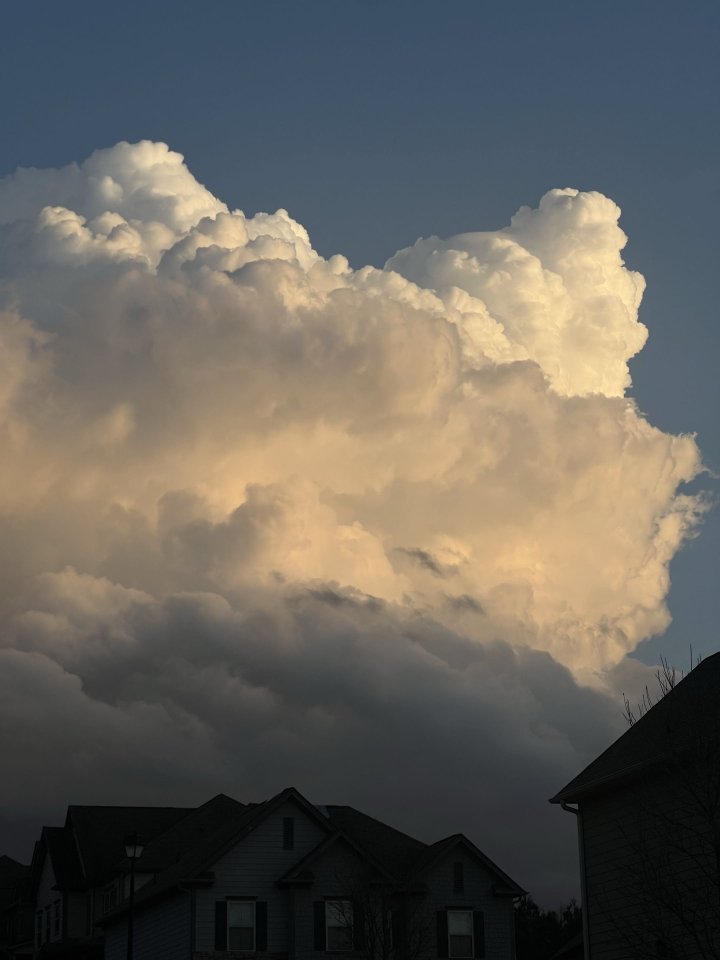
#> input picture data/digital_samples/digital8.jpg, 2160 x 2880 px, found by its file name (shown at 1/3 size)
$ python visualize_tone_curves.py
#> lines starting #> are read from the running program, lines starting #| are printed output that depends on the picture
### src/utils.py
"""
Utility functions for loading, saving, and processing images, as well as displaying
comparisons and computing statistics. Used across multiple modules for consistent and efficient image handling.
"""

import cv2
import numpy as np
from pathlib import Path
from typing import List, Tuple
import matplotlib.pyplot as plt


def load_image(path: str) -> np.ndarray:
    """Load image and convert from BGR to RGB"""
    img = cv2.imread(path)
    if img is None:
        raise ValueError(f"Could not load image: {path}")
    return cv2.cvtColor(img, cv2.COLOR_BGR2RGB)


# [4 lines left out: function save_image, not called in this run]


def load_dataset(directory: str, max_images: int = None) -> List[np.ndarray]:
    """Load all images from a directory"""
    image_dir = Path(directory)
    extensions = ['*.jpg', '*.jpeg', '*.png', '*.JPG', '*.JPEG', '*.PNG']

    images = []
    for ext in extensions:
        for img_path in image_dir.glob(ext):
            if max_images and len(images) >= max_images:
                break
            try:
                images.append(load_image(str(img_path)))
            except Exception as e:
                print(f"Failed to load {img_path}: {e}")

    return images


def show_comparison(original: np.ndarray, processed: np.ndarray,
                   title1: str = "Original", title2: str = "Processed"):
    """Display side-by-side comparison"""
    fig, axes = plt.subplots(1, 2, figsize=(12, 6))

    axes[0].imshow(original)
    axes[0].set_title(title1)
    axes[0].axis('off')

    axes[1].imshow(processed)
    axes[1].set_title(title2)
    axes[1].axis('off')

    plt.tight_layout()
    plt.show()


# [36 lines left out: functions rgb_to_lab, lab_to_rgb, compute_image_stats, normalize_image, not called in this run]

### src/tone_curves.py
import numpy as np
import cv2
from scipy.optimize import curve_fit
import matplotlib.pyplot as plt
import os

class ToneCurves:
    """Extracts and applies characteristic tone curves from film samples.
    Will learn the shape the film's contrast curve and store the information as mathematical parameters
    (e.g., for fitting to a sigmoid curve, it would learn the midpoint, steepness, and max value).
    Sigmoid and gamma curves are used for modeling because they capture the naturally S-shaped curve of film contrast
    """

    def __init__(self):
        self.curve_params = {
            'type': None,
            'midpoint': None,
            'steepness': None,
            'max_val': None
        }
        self.is_trained = False

    @staticmethod
    def sigmoid_curve(x, midpoint, steepness, max_val):
        '''
        Sigmoid (S-shaped) tone curve function applied to pixel values to model film contract characteristics.
        Input:
            x: input pixel brightness value (0-255)
            midpoint: the input value at which the curve transitions from low to high output (controls
            where the "S" shape occurs)
            steepness: controls how quickly the curve transitions from low to high output (higher = more contrast)
            max_val: the maximum output value of the curve (controls overall brightness)
        Return:
            output pixel value after applying the sigmoid curve
        '''
        return max_val / (1 + np.exp(-steepness * (x - midpoint)))

    # [13 lines left out: function gamma_curve, not called in this run]

    def analyze_film_contrast(self, film_samples: list):
        '''
        Analyze contrast characteristics from film samples by extracting luminance histograms and fitting a
        curve to the cumulative histogram to learn the film's tone curve parameters.
        Looking for: how does the film react to lighting conditions (shadows, highlights)?

        Input:
            film_samples: list of film images in RGB format

        Output:
            None (stores learned parameters in variable self.curve_params)
        '''
        # Extract luminance histograms
        luminance_samples = []
        for img in film_samples:
            # convert to grayscale for luminance analysis by averageing RGB channels (R+G+B)/3
            # Will give single brightness value per pixel (0-255)
            gray = np.mean(img, axis=2) # axis=2 means average across color channels (img size = `height (axis = 0) x width (axis = 1) x 3 channels (RGB) (axis = 2)`)
            luminance_samples.append(gray)
#> this loop made 1 pass
#> pass 1, in analyze_film_contrast, `gray = np.mean(img, axis=2)`:
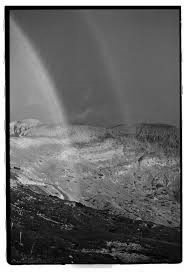
#> gray: shape (274, 184) float64; min 0, max 255, mean 103.9

        hist = np.zeros(256) # initialize histogram with 256 bins for pixel values 0-255
        hist_sum = np.zeros(256) # initialize array to sum histograms across all film samples
        for lum in luminance_samples:
            # compute histogram for each image luminance and sum to get overall luminance for film stock
            hist, _ = np.histogram(lum.flatten(), bins = 256, range=(0, 255))
            hist = hist / np.sum(hist) # normalize histogram to get distribution of luminance values for the film stock (sum of all bins will equal 1)
            hist_sum += hist # sum histograms across all film samples to get overall luminance distribution for the film stock

        avg_hist = hist_sum / len(luminance_samples) # average histogram across all film samples to get distribution of luminance values for the film stock

        # using cumulative sum naturally gives an S-shaped curve, which is perfect for fitting a sigmoid function
        # this is used to learn the parameters of the film's tone curve, which will mimic the contrast characteristics of the film stock
        cumsum = np.cumsum(avg_hist) # estimate curve parameters from histogram shape by fitting to cumulative hist.
        cumsum_normalized = cumsum / cumsum[-1] * 255 # normalize to 0-255 range

        x_data = np.arange(256) # input pixel brightness values 0-255
        try:
            # fit sigmoid curve to cumulative hist. to learn film's contrast characteristics
            # maxfev set to 1k iterations; will resort to gamma curve if sigmoid fit fails after 1k iterations
            # curve_fit returns optimal parameters for the sigmoid curve (midpoint, steepness, max_val)
            # curve_fit also returns covariance matrix, which can be ignored in this case
            params, _ = curve_fit(self.sigmoid_curve, x_data, cumsum_normalized, p0 = [128, 0.05, 255], maxfev=20000)
#> call 2 of load_image, with path = 'data/digital_samples/digital8.jpg'
#> in load_image, img is the input picture: shape (2880, 2160, 3); mean B, G, R 91.2, 97.9, 101.3
            self.curve_params['type'] = 'sigmoid'
            self.curve_params['midpoint'] = params[0]
            self.curve_params['steepness'] = params[1]
            self.curve_params['max_val'] = params[2]

        except:
            # fallback incase sigmoid fitting fails (due to lack of contrast or other issues with histogram shape)
            print("Sigmoid fit failed, using gamma curve")
            self.curve_params = {
                'type': 'gamma',
                'gamma': 1.2 # default gamma value for fallback
            }

        self.is_trained = True
        print(f"Extracted curve parameters: {self.curve_params}")


    def analyze_curve(self, image: np.ndarray, strength: float = 1.0) -> np.ndarray:
        '''
        Apply learned tone curve to digital image

        Input:
            image: digital image in RGB format
            strength: how strongly to apply the curve (0-1); 1 = full contrast, 0 = no change

        Return:
            image with tone curve applied to mimic film contrast characteristics
        '''
#> called with strength = 1
        if not self.is_trained:
            raise ValueError("Must call analyze_film_contrast() first to learn curve parameters")

        lut = np.arange(256, dtype=np.float32) # create lookup table for pixel values 0-255 (using array for vectorization purposes)

        # pass all 256 input values through curve function
        # lut now contains new transformed values for contrast
        if self.curve_params['type'] == 'sigmoid':
            lut = self.sigmoid_curve(lut, self.curve_params['midpoint'], self.curve_params['steepness'], self.curve_params['max_val'])
        else:
            lut = self.gamma_curve(lut, self.curve_params['gamma'])

        # blend with linear (original) curve based on strength parameter to allow for adjustable contrast
        original_curve = np.arange(256, dtype=np.float32)
        lut = original_curve * (1 - strength) + lut * strength # linearly blend original and film curve based on strength parameter (0 = original, 1 = full film curve)
        lut = np.clip(lut, 0, 255).astype(np.uint8) # ensure values are in valid pixel range and convert to uint8 for cv2 LUT function

        # apply tone curve to image using openCV LUT; maps each pixel value in the image to its corresponding value in the LUT to create the output image with adjusted contrast
        result = cv2.LUT(image, lut)
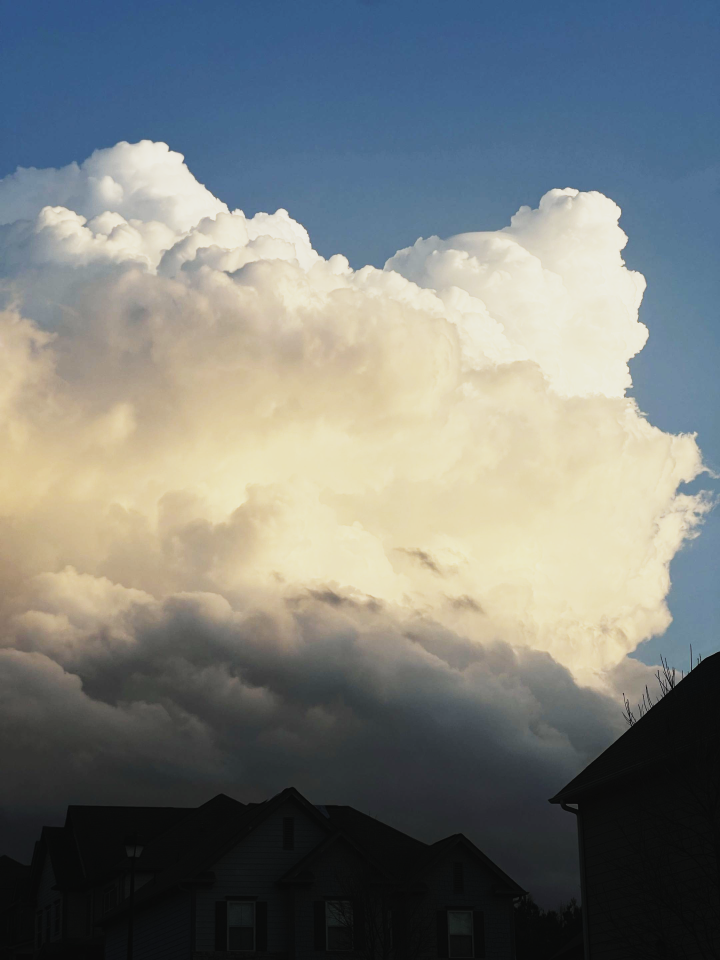
#> result: shape (2880, 2160, 3) (shown at 1/3 size); mean R, G, B 121.5, 125.8, 123.4
        return result

    def visualization(self, film_samples: list):
        '''
        Plot learned tone curve against the original cumulative histogram of film samples.
        Will show:
            Red dashed line = linear curve (original input pixel values)
            Blue solid line = learned film curve (after fitting to histogram)

        Input:
            film_samples: list of film images in RGB format

        Return:
            None (displays plot and saves to results/)
        '''
        if not self.is_trained:
            print("No curve to visualize; must call analyze_film_contrast() to learn curve parameters")
            return

        x = np.arange(256)
        #
        if self.curve_params['type'] == 'sigmoid':
            y = self.sigmoid_curve(x, self.curve_params['midpoint'], self.curve_params['steepness'], self.curve_params['max_val'])
        else:
            y = self.gamma_curve(x, self.curve_params['gamma'])

        file_name = 'tone_curve_visualization.png'
        file_dir = 'results'
        os.makedirs(file_dir, exist_ok=True)  # Create results directory if it doesn't exist
        full_path = os.path.join(file_dir, file_name)

        plt.figure(figsize=(8, 6))
        plt.plot(x, x, 'r--', label='Linear (Original)', alpha=0.5)
        plt.plot(x, y, 'b-', label='Film Curve', linewidth=2)
        plt.xlabel('Input Value')
        plt.ylabel('Output Value')
        plt.title('Tone Curve')
        plt.legend()
        plt.grid(True, alpha=0.3)
        plt.savefig(full_path)
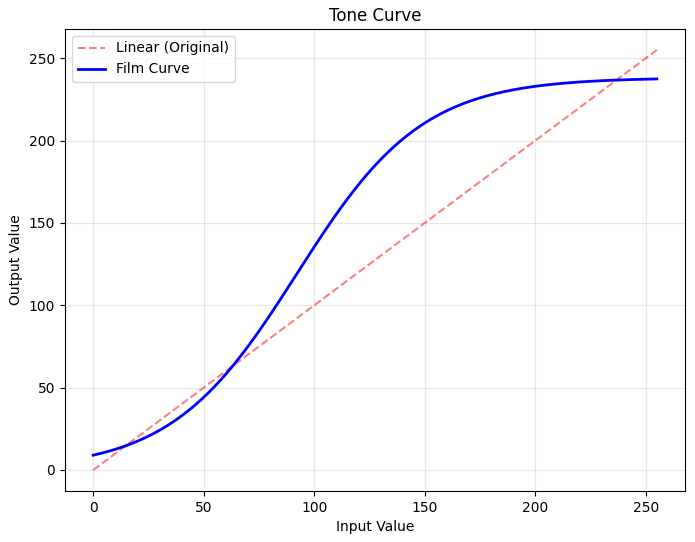
#> figure drawn by matplotlib, 1 panel; curve peaks at x = 255, y = 255; curve peaks at x = 255, y = 237.4
        print(f"Saved tone curve visualization to {full_path}")
        plt.show()

    # [37 lines left out: functions save_stats, load_stats, not called in this run]

### src/visualize_tone_curves.py
import sys
sys.path.append('src')

from utils import load_image, save_image, show_comparison, load_dataset
from tone_curves import ToneCurves

def main():
    tone_curves = ToneCurves()
    film_data = load_dataset("data/film_samples/kodak gold 200/") # load film samples to fit model
    tone_curves.analyze_film_contrast(film_data) # fit model to learn tone curve parameters from film samples
    digital_image = load_image("data/digital_samples/digital8.jpg") # load digital image to apply transfer
    result = tone_curves.analyze_curve(digital_image, strength=1) # apply tone curve
    tone_curves.visualization(film_data) # visualize learned curve parameters
    show_comparison(digital_image, result, "Original Digital", "With Tone Curve")
#> in show_comparison, `plt.show()`:
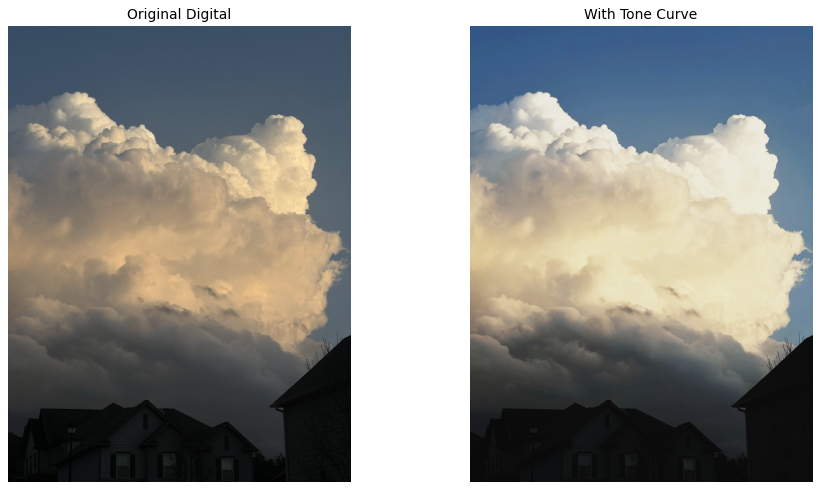
#> figure drawn by matplotlib, 2 panels
    print(tone_curves.curve_params)

if __name__ == "__main__":
    main()
